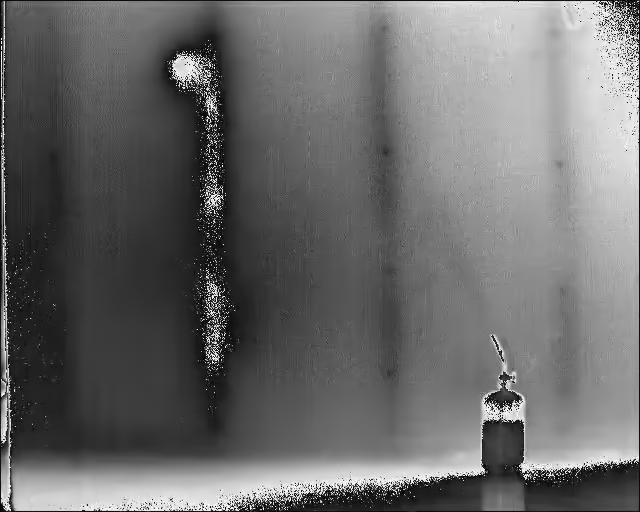
#> input picture decode_video_test3/LSB/frame_120.png, 640 x 512 px, given in place of superframe.jp2, which was not available
$ python 16_bit_demo.py   (older library calls are emulated)
#> lines starting #> are read from the running program, lines starting #| are printed output that depends on the picture; pictures that were not available may be replaced by others from this repository, and a replacement may not be noted
import cv2

# Read 16-bit grayscale PNG image
# img = cv2.imread('capture/neutrino_capture200.png', cv2.IMREAD_UNCHANGED)
# img = cv2.imread('tests/decode_video_test7/reconstructed_images/reconstructed_frame_150.png', cv2.IMREAD_UNCHANGED)
img = cv2.imread('tests/superframe_tests/superframe.jp2', cv2.IMREAD_UNCHANGED)
#> img is the input picture: shape (512, 640); min 0, max 255, mean 106.9
img2 = cv2.imread('tests/superframe_tests/split_frames/frame_200.png', cv2.IMREAD_UNCHANGED)
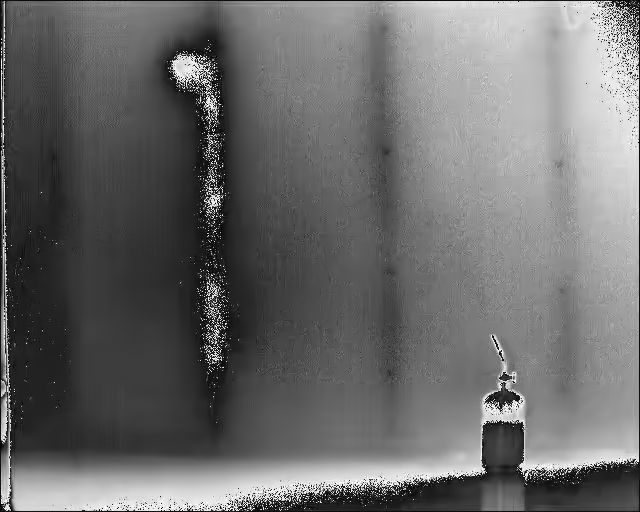
#> input picture decode_video_test3/LSB/frame_200.png, 640 x 512 px, found by its file name
#> img2 is the input picture: shape (512, 640); min 0, max 255, mean 107.6

# Normalize the image to 8-bits
img_normalized = cv2.normalize(img, None, 0, 255, cv2.NORM_MINMAX, dtype=cv2.CV_8UC1)

# Apply CLAHE enhancement to the image
clahe = cv2.createCLAHE(clipLimit=2000.0, tileGridSize=(16, 12))
img_enhanced = clahe.apply(img)
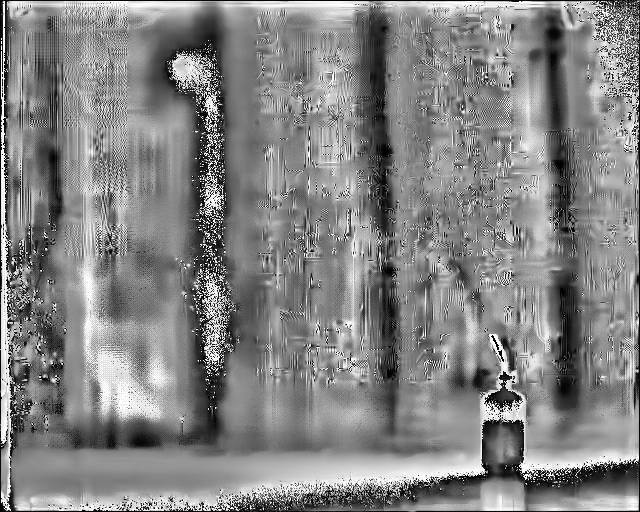
#> img_enhanced: shape (512, 640); min 0, max 255, mean 131.7
img_enhanced2 = clahe.apply(img2)
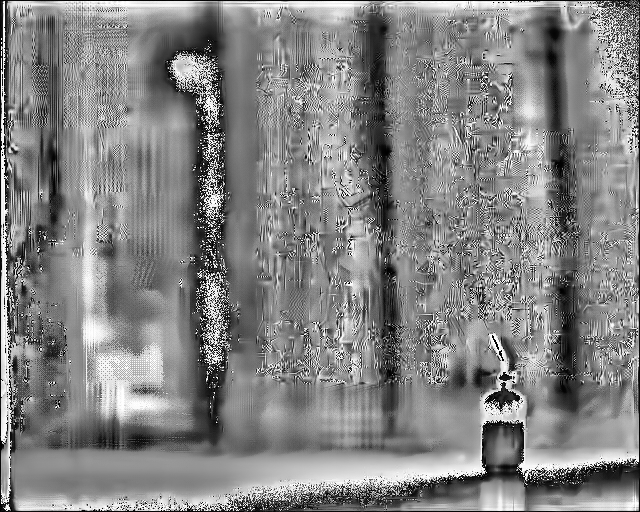
#> img_enhanced2: shape (512, 640); min 0, max 255, mean 131.6

# Display the normalized image
cv2.imshow('Normalized Image', img_normalized)

# Display the image with CLAHE enhancement
cv2.imshow('Enhanced Image', img_enhanced)
cv2.imshow('Superframe', img_enhanced2)

cv2.waitKey(0)
cv2.destroyAllWindows()
